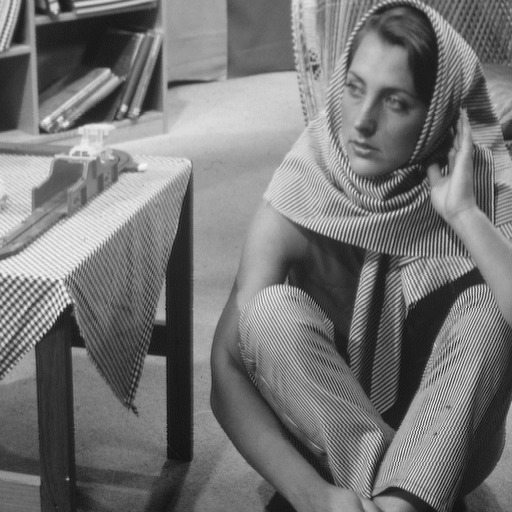
#> input picture 1t3/elec221/homework5/q5/test_image.jpg, 512 x 512 px
$ jupyter execute --allow-errors ELEC221_HW4_Problem5_2D_FFT.ipynb
#> lines starting #> are read from the running program, lines starting #| are printed output that depends on the picture; after the words box and inside, x2 and y2 are one past the last pixel; in counts of white or black regions, pixels touching at a corner belong together; long printed decimals are rounded
# Problem 5: Images: Fourier Transforms & the Value of Phase

#### Goal of this part

In this exercise, you will learn how to:

1. compute the 2D FT of an image by calling the FFT algorithm
2. compute the inverse FT by calling the iFFT algorithm
3. plot the magnitude of the FT of an image

You will also see a demonstration of why the phase information of the fourier transform is important. Specifically, you will learn that the phase of the FT carries most of the information about the image!

## 1.1 Fourier Transform of 2D signals

In the lectures, we talked about the Fourier/frequency representation of 1D signals. Specifically, we introduced the Fourier transform as a mapping from the time-domain to the frequency domain, where the the values of the Fourier transform are informative of the degree with which the corresponding frequency is "present" in the signal. At its heart, the Fourier transform (FT) of a time-varying signal is a decomposition into simple sinusoids of different frequencies. The output of the FT tells us which frequencies we need to compose our signal.

`Can we extend these ideas to 2D signals? Is there a Fourier transform of a spatially-varying 2D signal? If so, what does it mean and how to compute it?`

It turns out that the very same ideas that we introduced for 1D time signals extend naturally to 2D spatially-varying signals. First, we now need a decomposition into spatially variying sinusoids, rather than time-varying ones. Second, we need sinusoids that vary in two-dimensions. Such sinusoids can oscilate with different frequencies just like classical time-varying 1D sinusoids. Only now, every such sinusoid is specified by **two frequencies**. This is consistent with the fact that a 2D signal is specified by two independet variables!

In this course we will avoid formalizing this extension further. Instead, we will follow a programming-based approach. We will learn how to compute the FT of a 2D signal (specifically, an image) and how to plot its magnitude and its phase.

Image processing techniques that are based on processing the FT of the image are called **spectral techniques** and are very useful and popular!

#### Read the image in a 2D array

Let us first load the image and store it in a 2D array.

[cell 1]
# importing libraries for image
import numpy as no
import matplotlib.image as mpimg
import matplotlib.pyplot as plt

[cell 2]
# Read the image (Image should be in same folder as jupyter file, otherwise define a proper path to image)
img = mpimg.imread('test_image.jpg')
#> img is the input picture: shape (512, 512); min 7, max 248, mean 117.4

# check the type of image
print("type of image ", type(img))
#| type of image  <class 'numpy.ndarray'>

# image is a 2D array

# Check the Dimension of Image
print("Dimension of Image ", img.shape)
#| Dimension of Image  (512, 512)

rows = img.shape[0]
#> rows = 512
cols = img.shape[1]
#> cols = 512
# Total No of pixels in the image is 512 X 512

#Check the Values in the image
print(img)
#> (printed output is left out)


#plot the image
plt.imshow(img, cmap="gray")

#### 2D Fourier Transform of Image
Computing the FT (specifically the Fast Fourier Transform) of a 2D array is very easy in Python and is done as follows:

[cell 3]
import numpy as np

FT_img = np.fft.fft2(img)

<font color='red'>**Exercise 1.1.1 [1pt]**</font> Print the output of FT_img to see the content of the FT. Observe that the output is a 2D array (just like the input!). What is the dimension of the array? Are the entries real or complex?

[cell 4]
print(type(FT_img))    # print the type of FT_img
#| <class 'numpy.ndarray'>
print(FT_img.shape)       # print its size
#| (512, 512)
print(FT_img)          # print its values
#> (printed output is left out)

Just as we did in the case of 1D signals, it is convenient to "center" the FT such that the DC component is at the center. We do this below.

[cell 5]
'''
Now once you got the result, zero frequency component (DC component) will be at top left corner.
If you want to bring it to center, you need to shift the result by \frac{N}{2} in both the directions.
This is simply done by the function, np.fft.fftshift(). (It is more easier to analyze).
'''
FT_img_shift = np.fft.fftshift(FT_img)

Try to plot the **magnitude** of the 2D spectrum

[cell 6]
plt.imshow(abs(FT_img_shift), cmap = "gray")
plt.colorbar()
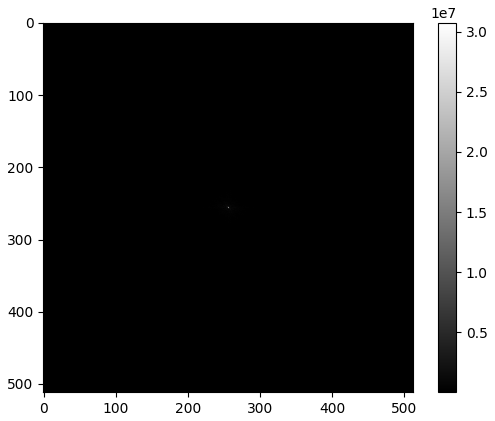
#> figure drawn by matplotlib, 2 panels

Why is it hard to see anything? What are the min and maximum values of the magnitude?

[cell 7]
FT_img_abs = abs(FT_img_shift)
print('Minimum value of Fourier magnitude is:',np.min(FT_img_abs))
#| Minimum value of Fourier magnitude is: 11.069
print('Maximum value of Fourier magnitude is:',np.max(FT_img_abs))
#| Maximum value of Fourier magnitude is: 30773716.0

To circumvent the issue above, we will instead plot the magnitude values in decibel (dB) as follows.

[cell 8]
magnitude_spectrum = 20*np.log(np.abs(FT_img_shift))   # magnitude of spectrum in dB
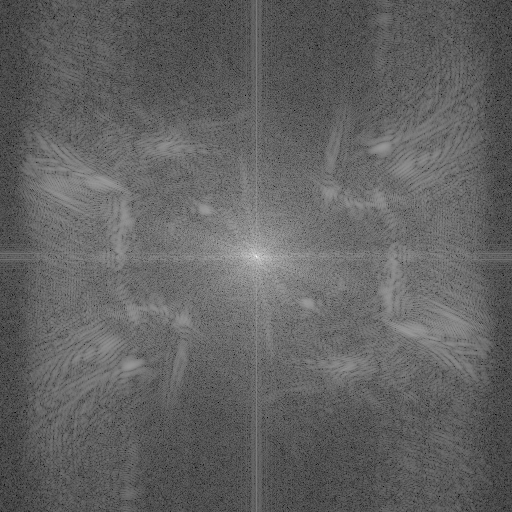
#> magnitude_spectrum: shape (512, 512) float64; min 48.08, max 344.8, mean 163; drawn with min black and max white

plt.imshow(magnitude_spectrum, cmap = "gray")
plt.colorbar()
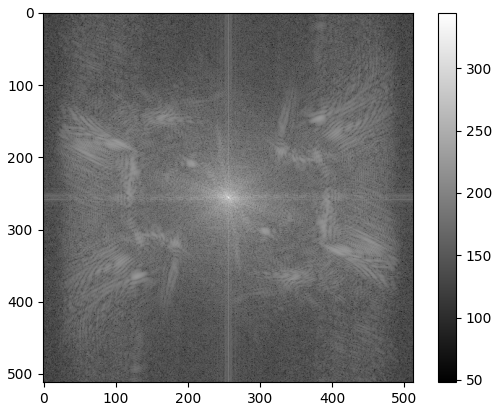
#> figure drawn by matplotlib, 2 panels

We can now clearly see some pattern on the magnitude of the Fourier transform. Specifically, observe that the larger values (whiter regions) are located at the center of image, which corresponds to low frequencies. In other words, the low-frequencies of this image have high energy.

Just like the FT of an 1D time-signal is an **invertible** transformation, the same is true for the FT of a 2D signal. Namely, we can go back and forth between the original image and its FT!

[cell 9]
# Reconstructing Image using both Magnitude and Phase Information
img_back = np.fft.ifft2(FT_img_shift)
img_back = np.abs(img_back)
plt.imshow(img_back, cmap="gray")

Remember: There is information both in the magnitude and in the phase of the FT! Here is what happens if we ignore the phase! Not good, eh? :)

[cell 10]
# Reconstructing Image just using Magnitude Information
img_back_mag = np.fft.ifft2(np.abs(FT_img_shift))
img_back_mag = np.abs(img_back_mag)
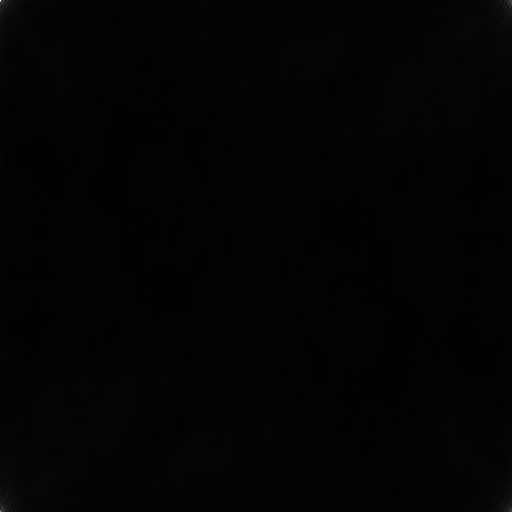
#> img_back_mag: shape (512, 512) float64; min 21.75, max 7743, mean 117.4; drawn with min black and max white
plt.imshow(img_back_mag, cmap = "gray")

Next, let us convert the grayscale image to a binary image and plot the Fourier transform of the binary image. The following piece of code will do this for us.

[cell 11]
# Convert in binary image

# pixel_value > 128 then it is 1, otherwise it is zero

# Defining and Intializing a New 2D array
img_binary = np.zeros((rows,cols), dtype = int)
print(img_binary.shape)
#| (512, 512)
print(img_binary)
#> (printed output is left out)
threshold = 128
for i in range(rows):
    for j in range(cols):
        if img[i][j] >= 128:
            img_binary[i][j] = 1
        else:
            img_binary[i][j] = 0
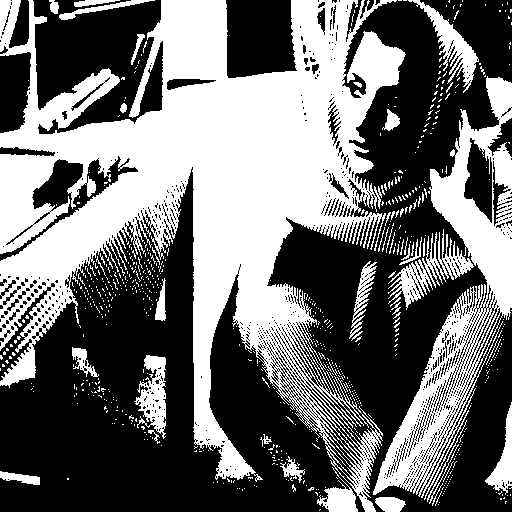
#> img_binary: shape (512, 512) int64; values 0 (black) and 1 (white), 43.9% white; 721 white regions (676 under 20 px), largest, box (x1, y1, x2, y2) and area: (0, 0, 406, 512) 85425, (373, 76, 512, 498) 16358, (388, 229, 474, 310) 1907

#print(img_new)
plt.imshow(img_binary, cmap="gray")

<font color='red'>**Exercise 1.1.2[1pt]**</font> Compute the Fourier transform of the binary image `img_binary`, shift the content as above and plot the magnitude of the fourier transform in dB.

[cell 12]
f_1 = np.fft.fft2(img_binary)           # compute the FT of the binary image
fshift_1 = np.fft.fftshift(f_1)         # shift the fourier content so that the (0,0) frequency is at the center of the array

magnitude_spectrum_1 = 20*np.log(np.abs(fshift_1))  # convert the magnitude to dB

plt.imshow(magnitude_spectrum_1, cmap ="gray")  # plot the magnitude
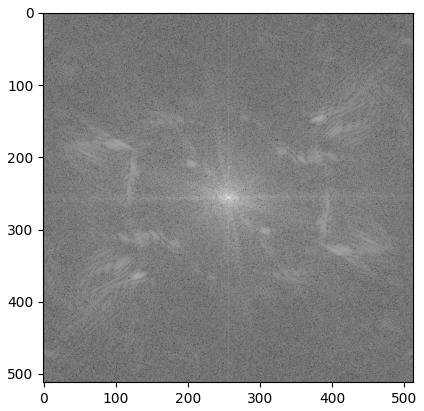
#> figure drawn by matplotlib, 1 panel

Observe that the magnitude content is different to that of the grayscale image.

<font color='red'>**Exercise 1.1.3 [1pt]**</font> Write a function that takes as argument an image and returns an array of the same size with entries equal to the shifted coefficients of the Fourier transform.

[cell 13]
def my_img_fft(img_in):
    fft_img = np.fft.fft2(img_in)
    fft_img = np.fft.fftshift(fft_img)   # shift

    return fft_img

## 1.3 Phase is important

In this part, we will demonstrate that the phase information of the Fourier Transform is important, especially so for images!

To demonstrate this, we will perform the following experiment. We will load two images, compute their FTs and swap their phases. Then, we will use the inverse Fourier transform to map the FTs with swaped phases back to the original domain. We will plot the new images and see that they are highly distorted!

To begin with, go through and execute the following piece of code. Make sure that you understand how to go back and forth from the original image domain to the fourier transform domain. The FFT transform is invertible (i.e., there is no loss of information).

[cell 14]
# load the two images
img1 = mpimg.imread('test_image.jpg')
#> (the rest of this cell did not finish here and is left out)

Next, we want to swap the phase information between the FTs of two images, i.e., between  the arrays FT1 and FT2. Follow the steps below.

<font color='red'>**Exercise 1.2.1[1pt]**</font> Write a function `swap_phase` that takes as argument two complex numbers z1 and z2 and returns complex numbers z3 and z4, such that
$$
|z_3| = |z_1|,~~\rm{arg}(z_3) = \rm{arg}(z_2),
$$
and
$$
|z_4| = |z_2|,~~\rm{arg}(z_4) = \rm{arg}(z_1).
$$

You may need to use the following function that converts polar to cartesian coordinates.

[cell 15]
def pol2cart(rho, phi):
#> called with rho = 1, phi = 0
    x = rho * np.cos(phi)
#> x = 1
    y = rho * np.sin(phi)
    z = x + y*1j
    return z

Test the function works properly:

[cell 16]
print(pol2cart(1,0))
print(pol2cart(1,np.pi/2))
print(pol2cart(1,-np.pi/2))
print(pol2cart(1,-np.pi))
print(pol2cart(1,-np.pi/4))

Now use the function `pol2cart` to define the function `swap_phase`.

[cell 17]
def swap_phase(z1,z2):
    z3 = pol2cart(np.abs(z1), np.angle(z2))
    z4 = pol2cart(np.abs(z2), np.angle(z1))

    return (z3,z4)

Make sure that your function works properly:

[cell 18]
z1 = 1 + 1j
z2 = 1 - 1j
print(swap_phase(z1,z2))
#| ((1.000-1j), (1.000+1j))
